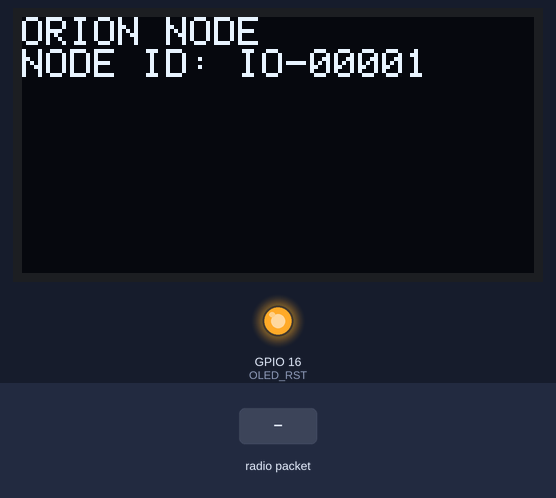
Bench run of a sketch on a simulated ESP32. On the bench: 128×64 one-colour display, output pins drawn as LEDs (lit = HIGH). The test bench sets the inputs (shaded band). No radio packets arrive unless stated; what the sketch prints to the serial monitor is not drawn.

Above: at 1.2 s.
1.3 s: radio packet "1" arrives
Timing chart, 0 to 4.3 s (numbered marks = the images above; inputs shaded):
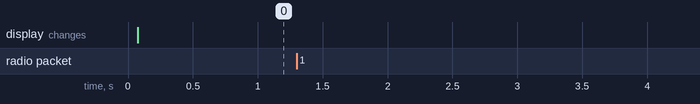

Measured:
- after the input at 1.3 s, every drawn part: stays the same

The sketch:

orion-node.ino
```cpp
/*
Orion Node
Firmware for the Node IoT devices
----------------------------------
Author: Bryce Narciso C. Mercines
*/

// Import required libraries
#include "WiFi.h"
#include "ESPAsyncWebServer.h"

//Libraries for LoRa
#include <SPI.h>
#include <LoRa.h>

//Libraries for OLED Display
#include <Wire.h>
#include <Adafruit_GFX.h>
#include <Adafruit_SSD1306.h>

//define the pins used by the LoRa transceiver module
#define SCK 5
#define MISO 19
#define MOSI 27
#define SS 18
#define RST 14
#define DIO0 26

// Most performant ISM Band (Philippines) good RSSI
#define BAND 923E6

//OLED pins
#define OLED_SDA 4
#define OLED_SCL 15
#define OLED_RST 16
#define SCREEN_WIDTH 128 // OLED display width, in pixels
#define SCREEN_HEIGHT 64 // OLED display height, in pixels

// Initialize Screen
Adafruit_SSD1306 display(SCREEN_WIDTH, SCREEN_HEIGHT, &Wire, OLED_RST);

// device unique ID (can be changed)

String UID = "IO-00001";

String LoRaData;

// Replace with your network credentials
const char *ssid = "Orion_Node_1";
const char *password = "";

// Create AsyncWebServer object on port 80
AsyncWebServer server(80);

const char index_html[] PROGMEM = R"rawliteral(
<p>Orion Node</p>
)rawliteral";

void sendData(String LORA_DATA)
{
  LoRa.beginPacket();
  LoRa.print(LORA_DATA);
  LoRa.endPacket();
}

void echoMechanism()
{
  // testing echo
  int packetSize = LoRa.parsePacket();
  if (packetSize)
  {
    //received a packet

    //read packet
    while (LoRa.available())
    {
      LoRaData = LoRa.readString();
      sendData(LoRaData);
      delay(2000);
    }
  }
  else
  {
    delay(3000);
  }
}

void setup()
{
  // Serial Port for communicating to GPS Module
  Serial.begin(9600);

  //reset OLED display via software
  pinMode(OLED_RST, OUTPUT);
  digitalWrite(OLED_RST, LOW);
  delay(20);
  digitalWrite(OLED_RST, HIGH);

  //initialize OLED
  Wire.begin(OLED_SDA, OLED_SCL);
  if (!display.begin(SSD1306_SWITCHCAPVCC, 0x3c, false, false))
  { // Address 0x3C for 128x32
    Serial.println(F("SSD1306 allocation failed"));
    for (;;)
      ; // Don't proceed, loop forever
  }

  display.clearDisplay();
  display.setTextColor(WHITE);
  display.setTextSize(1);
  display.setCursor(0, 0);
  display.println("ORION NODE");
  display.println("NODE ID: " + UID);
  display.display();

  //SPI LoRa pins
  SPI.begin(SCK, MISO, MOSI, SS);
  //setup LoRa transceiver module
  LoRa.setPins(SS, RST, DIO0);

  if (!LoRa.begin(BAND))
  {
    // Starting LoRa Fails
    while (1)
      ;
  }

  // Remove the password parameter, if you want the AP (Access Point) to be open
  WiFi.softAP(ssid, password);

  // Route for root / web page
  server.on("/", HTTP_GET, [](AsyncWebServerRequest *request) {
    request->send_P(200, "text/html", index_html);
  });

  // for sending data (test)
  server.on("/report", HTTP_GET, [](AsyncWebServerRequest *request) {
    // try and capture parameters
    int paramsNr = request->params();

    for (int i = 0; i < paramsNr; i++)
    {
      AsyncWebParameter *p = request->getParam(i);

      String webData = p->value();

      String formData = webData;

      sendData(formData);
    }

    request->send_P(200, "text/plain", "recieved");
  });

  // Start server
  server.begin();
}

void loop()
{

  // for echoing data
  // testing echo
  int packetSize = LoRa.parsePacket();
  Serial.println("pz: " + packetSize);
  if (packetSize)
  {
    //received a packet

    //read packet
    while (LoRa.available())
    {
      LoRaData = LoRa.readString();
    }

    sendData("e1:" + LoRaData);
    Serial.println("e1:" + LoRaData);
  }

  // node beacon test
  //  sendData("Data from Node 1");
  //  Serial.println("Sending data from:" + UID);
}
```
